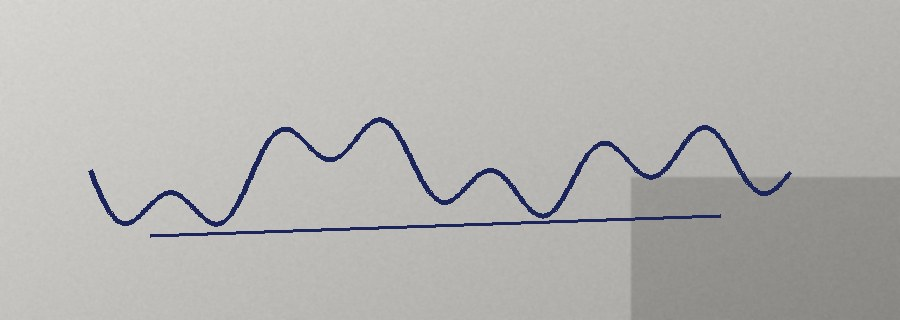
#> input picture samples/assinatura-foto.jpg, 900 x 320 px
$ python -i assinatura.py   (imports and definitions only)
#> lines starting #> are read from the running program, lines starting #| are printed output that depends on the picture; after the words box and inside, x2 and y2 are one past the last pixel; in counts of white or black regions, pixels touching at a corner belong together
#> further down, picture is the input picture: PIL image 900x320 RGB; mean R, G, B 180.9, 180.1, 177.5
"""Detecção e recorte local de assinatura, sem gravar nem enviar fotos."""
import base64
import json
import os
import urllib.request
from io import BytesIO
import warnings

import numpy as np
from PIL import Image, ImageFilter, ImageOps, UnidentifiedImageError


class ErroAssinatura(ValueError):
    pass


# [6 lines left out: function _recortar_alfa, not called in this run]


def mascara_papel(rgb: Image.Image) -> np.ndarray:
    """Onde está a folha: claro e quase sem cor. Madeira, tecido e mesa ficam de fora.

    Sem isso, os veios de uma mesa de madeira passam no mesmo teste de contraste que a tinta
    e a "assinatura" vira a foto inteira. Em imagem que já é só papel, devolve tudo verdadeiro.
    """
    escala = min(1, 400 / max(rgb.size))
#> escala = 0.444
    pequena = rgb.resize((max(1, round(rgb.width * escala)), max(1, round(rgb.height * escala))))
    hsv = np.asarray(pequena.convert('HSV'), dtype=np.float32)
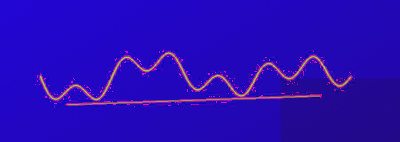
#> hsv: shape (142, 400, 3) float32; mean R, G, B 40.8, 9.7, 182.3
    sat, val = hsv[..., 1], hsv[..., 2]
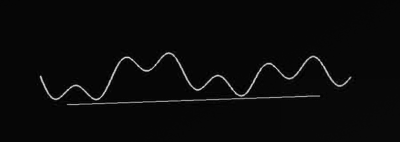
#> sat: shape (142, 400) float32; min 0, max 220, mean 9.7
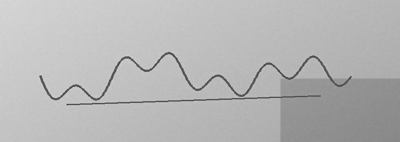
#> val: shape (142, 400) float32; min 57, max 215, mean 182.3
    claro = val >= np.percentile(val, 90) * .72
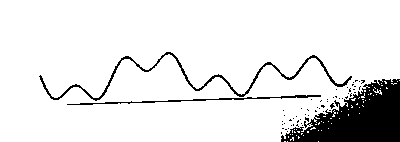
#> claro: shape (142, 400) bool; 89.7% white; 58 black regions (55 under 20 px), largest, box (x1, y1, x2, y2) and area: (281, 79, 400, 142) 4266, (39, 52, 352, 101) 1019, (67, 95, 321, 105) 416
    papel = (claro & (sat < 70)).astype(np.uint8) * 255
#> papel: shape (142, 400); 89.7% white; 58 black regions (55 under 20 px), largest, box (x1, y1, x2, y2) and area: (281, 79, 400, 142) 4266, (39, 52, 352, 101) 1019, (67, 95, 321, 105) 417
    # Fecha os buracos dos traços e afasta 2% da borda da folha (sombra, quina da mesa).
    margem = max(3, round(max(pequena.size) * .02)) | 1
#> margem = 9
    img = Image.fromarray(papel).filter(ImageFilter.MaxFilter(margem)).filter(ImageFilter.MinFilter(margem * 3))
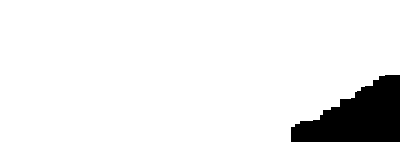
#> img: PIL image 400x142 L; 91.9% white; 1 black region, box (x1, y1, x2, y2) and area: (291, 75, 400, 142) 4623
    mascara = np.asarray(img) > 0
    if mascara.mean() < .15:  # não achou folha clara o bastante: não arrisca cortar nada
        return np.ones((rgb.height, rgb.width), dtype=bool)
    # Só a maior região de papel (descarta reflexos soltos na mesa).
    rotulos = np.zeros(mascara.shape, dtype=np.int32)
    altura, largura = mascara.shape
#> altura = 142; largura = 400
    tamanhos = {}
    atual = 0
    for y0 in range(altura):
        for x0 in range(largura):
            if not mascara[y0, x0] or rotulos[y0, x0]:
                continue
            atual += 1
            fila = [(y0, x0)]
            rotulos[y0, x0] = atual
            n = 0
            while fila:
                y, x = fila.pop()
                n += 1
                for ny, nx in ((y - 1, x), (y + 1, x), (y, x - 1), (y, x + 1)):
                    if 0 <= ny < altura and 0 <= nx < largura and mascara[ny, nx] and not rotulos[ny, nx]:
                        rotulos[ny, nx] = atual
                        fila.append((ny, nx))
            tamanhos[atual] = n
#> after the loop, atual = 1; tamanhos = {1: 52177}
    maior = max(tamanhos, key=tamanhos.get)
#> maior = 1
    folha = Image.fromarray(((rotulos == maior) * 255).astype(np.uint8)).resize(rgb.size, Image.Resampling.NEAREST)
#> folha: PIL image 900x320 L; 91.9% white; 1 black region, box (x1, y1, x2, y2) and area: (655, 169, 900, 320) 23441
    return np.asarray(folha) > 0


# [240 lines left out: functions limpar_tinta, recortar_assinatura, recortar_assinatura_com_ia, not called in this run]

>>> from PIL import Image
>>> picture = Image.open('../../samples/assinatura-foto.jpg')
>>> result = mascara_papel(picture)
